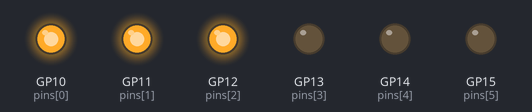
Recording of a program running on a simulated Raspberry Pi Pico running MicroPython. On the bench: output pins drawn as LEDs (lit = HIGH). At 0.0 s the program stops and its outputs stay as they are.

Above: at 0.1 s.
Timing chart, 0 to 1.5 s (numbered marks = the images above):
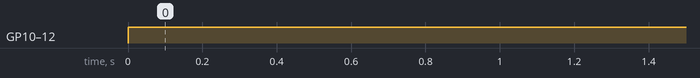

The program:

light_test.py
```python
from machine import Pin
from time import sleep

sim_temp = 24 # Simulated temperature in Celsius

# Pin assignments; L6 is on top and L1 is on bottom
pin_numbers = [10, 11, 12, 13, 14, 15]
pins = [Pin(pin, Pin.OUT) for pin in pin_numbers]
L1, L2, L3, L4, L5, L6 = pins

temp_ranges = [0, 10, 20, 30, 40, 50, 60] # Endpoints in degrees Celsius

# Lights up a certain amount depending on temperature
for i in range(len(temp_ranges) - 1):
    if sim_temp < temp_ranges[0]: # Checks if temperature is below ranges
        for a in range(i+1):
            pins[a].value(False)

    elif sim_temp > temp_ranges[-1]: # Checks if temperature is above ranges
        for b in range(i+1):
            pins[b].value(True)

    elif sim_temp >= temp_ranges[i] and sim_temp < temp_ranges[i + 1]: # Checks what bounds the temperature falls into
        for j in range(i + 1):
            pins[j].value(True)  # Turn on the LEDs
        for j in range(i + 1, len(pins)):
            pins[j].value(False)  # Turn off the LEDs
```

Measured:
- by itself, GP10 (pins[0]), GP11 (pins[1]), GP12 (pins[2]): LOW → HIGH at 0.00 s
